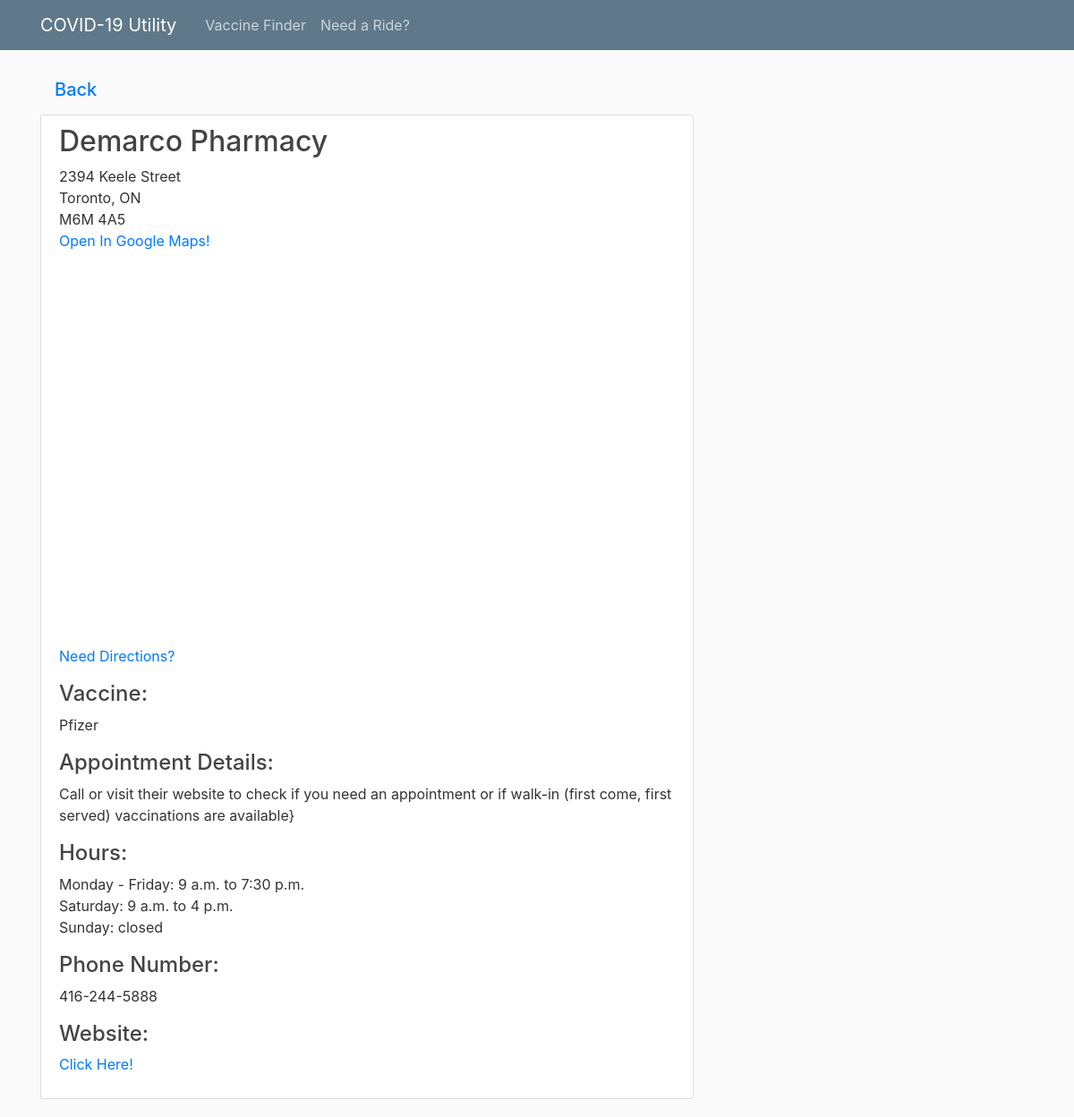
Page /listpharmacy-detail/toronto/1/ on the committed database.
### user/models.py (models this page shows, shortened)
class Toronto(models.Model):
    pharmacy = models.CharField(max_length=1000, blank = True)
    address = models.CharField(max_length=1000, blank = True)
    city = models.CharField(max_length=1000, blank = True)
    province = models.CharField(max_length=1000, blank = True)
    mapaddress = models.CharField(max_length=1000, blank = True)
    postal_code = models.CharField(max_length=1000, blank = True)
    vaccine1 = models.CharField(max_length=1000, blank = True)
    vaccine2 = models.CharField(max_length=1000, blank = True)
    appointment_details = models.CharField(max_length=1000, blank = True)
    hours1 = models.CharField(max_length=1000, blank = True)
    hours2 = models.CharField(max_length=1000, blank = True)
    hours3 = models.CharField(max_length=1000, blank = True)
    phone = models.CharField(max_length=1000, blank = True)
    website = models.CharField(max_length=1000, blank = True)
    longitude = models.CharField(max_length=1000, blank = True)
    latitude = models.CharField(max_length=1000, blank = True)
    distance_from_user = models.CharField(max_length=1000, blank = True)

### user/views.py (the view)
# urls.py: path('listpharmacy-detail/toronto/<int:pk>/', PharmacyDetailView.as_view(), name='listpharmacy-detail'),
class PharmacyDetailView(DetailView):
    model = Toronto

### user/templates/user/toronto_detail.html (shortened to what this page needs)
{% extends "user/base.html" %}
{% block content %}
<div>
    <h5><a class="nav-item nav-link" href="{% url 'listpharmacy' %}">Back</a></h5>
</div>
<article class="media content-section">
    <div class="media-body">
    <h2 class="article-title">{{ object.pharmacy }}</h2>
    <p>{{ object.address }}<br>{{ object.city }}, ON<br>{{ object.postal_code }}<br><a href="{{ object.mapaddress }}">Open In Google Maps!</a></p>
    </head>
    <body>
      <div id="map"></div>
    <p><a href="{% url 'direction1' object.id %}"><br>Need Directions?</a></p>
    <h4 class="article-title">Vaccine:</h4>
    <p>{{ object.vaccine1 }}</p>
    <h4 class="article-title">Appointment Details:</h4>
    <p>{{ object.appointment_details }}}</p>
    <h4 class="article-title">Hours:</h4>
    <p>{{ object.hours1 }}<br>{{ object.hours2 }}<br>{{ object.hours3 }}</p>
    <h4 class="article-title">Phone Number:</h4>
    <p>{{ object.phone }}</p>
    <h4 class="article-title">Website:</h4>
    <p><a href="{{ object.website }}">Click Here!</a></p>
    </div>
</article>
{% endblock content %}

### user/templates/user/base.html (shortened to what this page needs)
{% load static %}
<!DOCTYPE html>
<html>
<head>
     <link rel="stylesheet" href="https://maxcdn.bootstrapcdn.com/bootstrap/4.0.0/css/bootstrap.min.css">
    <link rel="stylesheet" type="text/css" href="{% static 'user/main.css' %}">
</head>
<body>
  <header class="site-header">
    <nav class="navbar navbar-expand-md navbar-dark bg-steel fixed-top">
      <div class="container">
        <a class="navbar-brand mr-4" href="{% url 'home' %}">COVID-19 Utility</a>
        <div class="collapse navbar-collapse" id="navbarToggle">
            <div class="navbar-nav mr-auto">
              <a class="nav-item nav-link" href="{% url 'user-info' %}">Vaccine Finder</a>
              <a class="nav-item nav-link" href="{% url 'ride-main' %}">Need a Ride?</a>
            </div>
          </div>
      </div>
    </nav>
  </header>
  <main role="main" class="container">
    <div class="row">
      <div class="col-md-8">
        {% block content %}{% endblock %}
      </div>
    </div>
  </main>
</body>
</html>

### user/static/user/main.css (style rules this page uses)
body { background: #fafafa; color: #333333; margin-top: 5rem; }
h1, h2, h3, h4, h5, h6 { color: #444444; }
.bg-steel { background-color: #5f788a; }
.site-header .navbar-nav .nav-link { color: #cbd5db; }
.content-section { background: #ffffff; padding: 10px 20px; border: 1px solid #dddddd; border-radius: 3px; margin-bottom: 20px; }
.article-title { color: #444444; }

### user/templates/user/toronto_detail.html (style rules this page uses)
#map { height: 400px; width: 100%; }

### rows in the picture
Toronto: pharmacy "Demarco Pharmacy", address "2394 Keele Street", city "Toronto", postal_code "M6M 4A5", vaccine1 "Pfizer", appointment_details "Call or visit their website to check if you need an appointment or if walk-in (first come, first served) vaccinations are available", hours1 "Monday - Friday: 9 a.m. to 7:30 p.m.", hours2 "Saturday: 9 a.m. to 4 p.m.", hours3 "Sunday: closed", phone "416-244-5888"
